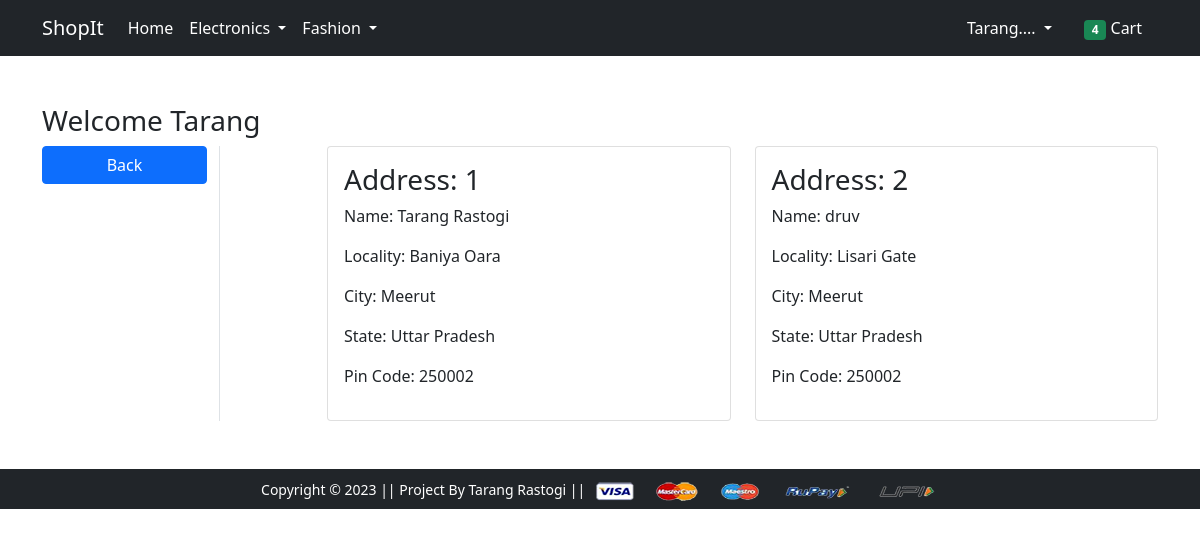
The page /address/ (signed in) on the database its author committed.
### app/models.py (models this page shows, shortened)
class Customer(models.Model):
    user = models.ForeignKey(User , on_delete=models.CASCADE)
    name = models.CharField(max_length=200)
    locality = models.CharField(max_length=200)
    city = models.CharField(max_length=200)
    zipcode = models.IntegerField()
    state = models.CharField(choices = STATE_CHOICES , max_length=50)

### app/views.py (the view)
# urls.py: path('address/', views.address, name='address'),
def address(request):
    add = Customer.objects.filter(user = request.user)
    return render(request, 'app/address.html' , {'add' : add ,'active':'btn-primary'})

### app/templates/app/address.html (shortened to what this page needs)
{% extends 'app/base.html' %}
{% load static %}
{% block main-content %}
<div class="container my-5">
 <div class="row">
 <h3>Welcome <span class="text-capitalize">{{request.user}}</span></h3>
  <div class="col-sm-2 border-end">
   <ul class="list-unstyled">
    <li class="d-grid"><a href="{% url 'profile' %}" class="btn {{active}}">Back</a></li>
   </ul>
  </div>
  <div class="col-sm-9 offset-sm-1">
   <div class="row">
    {% for ad in add %}
     <div class="col-sm-6">
     <div class="card">
      <div class="card-body">
       <h3>Address: {{ forloop.counter }}</h3>
       <p>Name: {{ad.name}}</p>
       <p>Locality: {{ad.locality}}</p>
       <p>City: {{ad.city}}</p>
       <p>State: {{ad.state}}</p>
       <p>Pin Code: {{ad.zipcode}}</p>
      </div>
     </div>
    </div>
    {% endfor %}
   </div>
  </div>
 </div>
</div>
{% endblock main-content %}

### rows shown on the page
Customer: name "Tarang Rastogi", locality "Baniya Oara", city "Meerut", state "Uttar Pradesh", zipcode "250002"
Customer: name "druv", locality "Lisari Gate", city "Meerut", state "Uttar Pradesh", zipcode "250002"

### other values the page prints
{{ request.user }} "Tarang"
